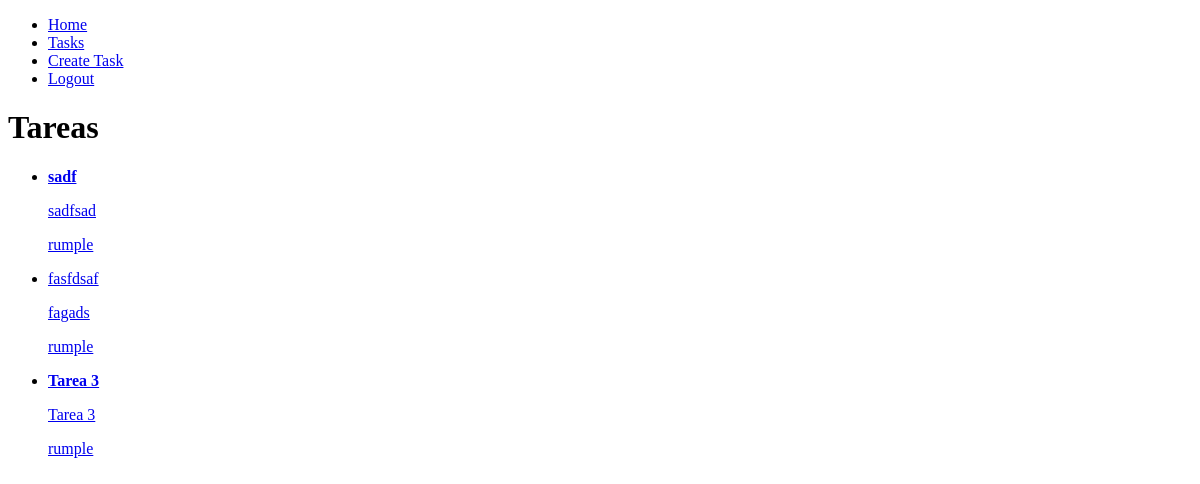
Before: /tasks/ (signed in) with the older database file.
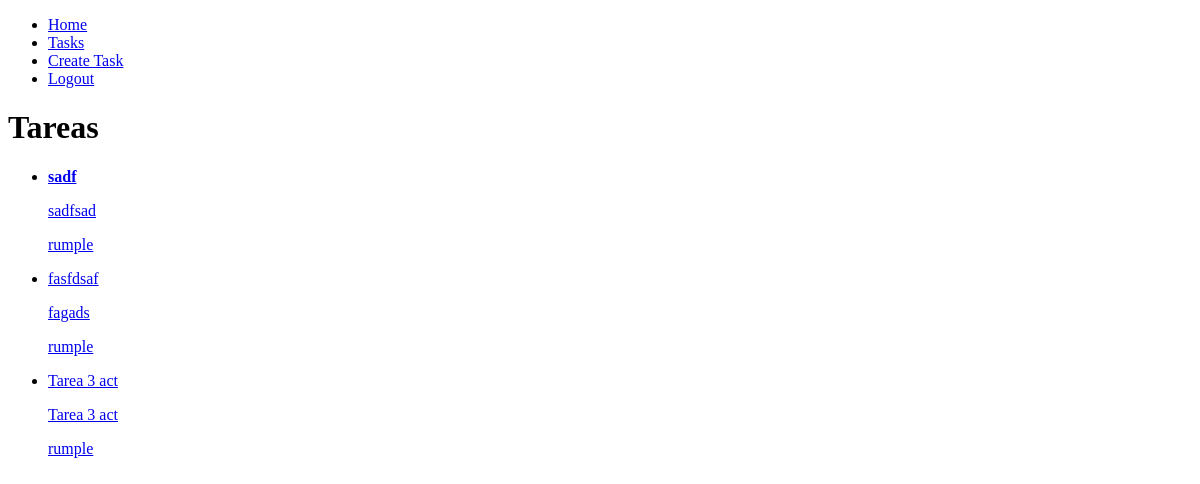
After: the same page with the newer database file.
### tasks/models.py (models this page shows, shortened)
class Task(models.Model):
    title = models.CharField(max_length=200)
    description = models.TextField(blank=True)
    created = models.DateTimeField(auto_now=True)
    datecomplete = models.DateTimeField(null=True, blank=True)
    important = models.BooleanField(default=False)
    user = models.ForeignKey(User, on_delete=models.CASCADE)

### tasks/views.py (the view)
# urls.py: path('tasks/', views.tasks, name='tasks'),
def tasks(request):
    tasks = Task.objects.filter(user=request.user, datecomplete__isnull=True)
    return render(request, 'tasks.html', {
        'tasks': tasks
    })

### tasks/templates/tasks.html
{% extends 'base.html' %}
{% block content %}
    <h1>Tareas</h1>
    <ul>
        {% for task in tasks %}
            <li>
                <a href="{% url 'task_detail' task.id %}">
                    {% if task.important %}
                        <strong>{{task.title}}</strong>
                    {% else %}
                        {{task.title}}
                    {% endif %}
                    <p>{{task.description}}</p>
                    <p>{{task.user.username}}</p>
                </a>
            </li>
        {% endfor %}
    </ul>
{% endblock %}

### tasks/templates/base.html (shortened to what this page needs)
<!DOCTYPE html>
<html lang="en">
<head>
</head>
<body>
    <nav>
        <ul>
            <li>
                <a href="/">Home</a>
            </li>
            {% if user.is_authenticated %}
                <li>
                    <a href="/tasks">Tasks</a>
                </li>
                <li>
                    <a href="/tasks/create">Create Task</a>
                </li>
                <li>
                    <a href="/logout">Logout</a>
                </li>
            {% endif %}
        </ul>
    </nav>
    {% block content %}
    {% endblock %}
</body>
</html>

Changed rows visible on the page:
changed Task: description "Tarea 3" → "Tarea 3 act"; important True → False (drawn); title "Tarea 3" → "Tarea 3 act"
